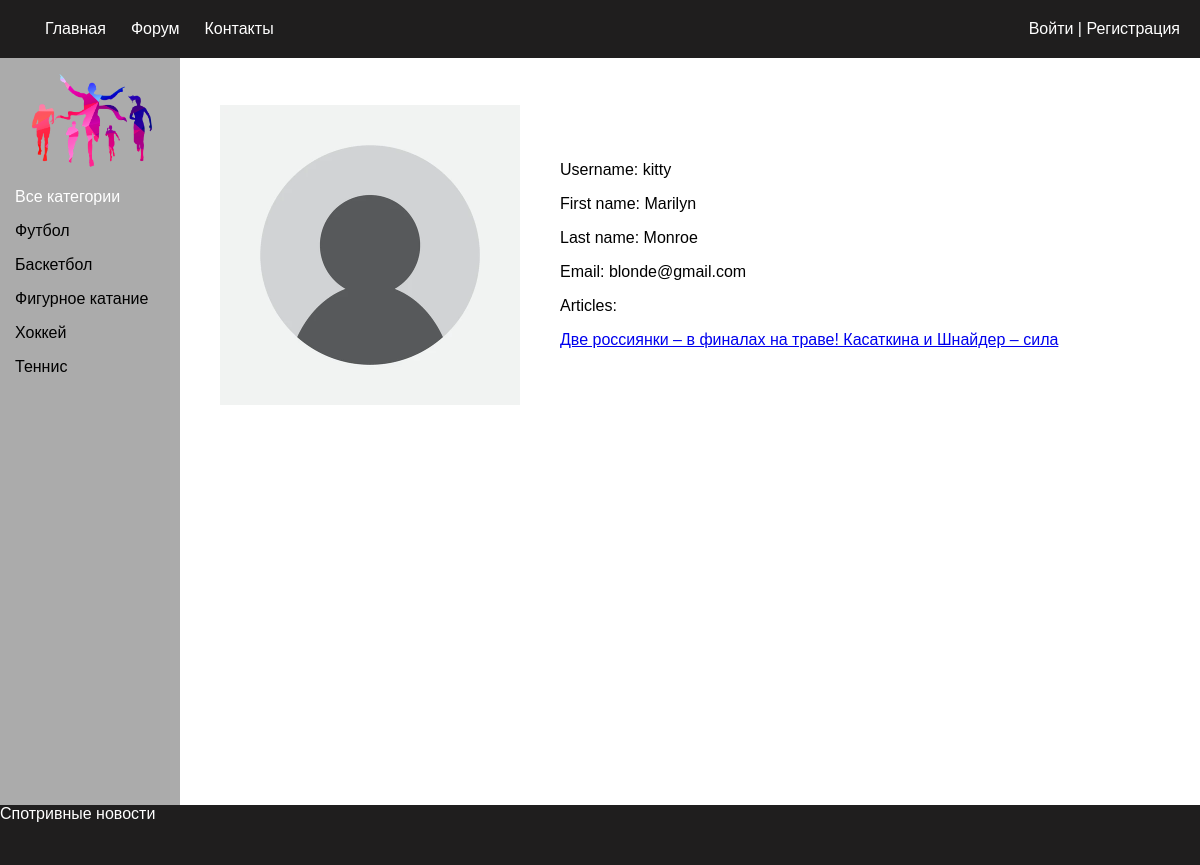
/user_profile/2/, run on the app's committed database.
### news/models.py (models this page shows, shortened)
class Categories(models.Model):
    title = models.CharField(max_length=255)
    slug = models.SlugField(max_length=250)
    def get_absolute_url(self):
        return reverse('category', kwargs={'cat_slug': self.slug})

class Article(models.Model):
    title = models.CharField(max_length=255, unique=True)
    text = models.TextField()
    image = models.ImageField(blank=True)
    date = models.DateField(auto_now_add=True)
    slug = models.SlugField(max_length=50, unique=True)
    author = models.ForeignKey(User, on_delete=models.CASCADE, null=True)
    category = models.ForeignKey('Categories', on_delete=models.CASCADE, null=True)

### news/views.py (the view)
# urls.py: path('user_profile/<int:user_pk>/', user_profile, name='user_profile'),
def user_profile(request, user_pk):
    cats = Categories.objects.all()
    user = User.objects.get(pk=user_pk)
    articles = Article.objects.filter(author=user)
    return render(request, 'news/user_profile.html', {'headers': headers, 'categories': cats, 'user': user, 'articles': articles})

### news/templates/news/user_profile.html (shortened to what this page needs)
{% extends 'news/base.html' %}
{% load static %}
{% block head %}
    <link rel="stylesheet" href="{% static 'css/main.css' %}">
    <link rel="stylesheet" href="{% static 'css/post.css' %}">
{% endblock %}
{% block body %}
    <div class="selection">
        <div class="user-profile">
            <div class="first-left-block">
                {% if user.image %}
                    <img src="{{ user.image.url }}" alt="User-image">
                {% else %}
                    <img src="/static/images/empty-avatar.webp" alt="empty-avatar">
                {% endif %}
            </div>
            <div class="right-block-with-data">
                <p>Username: {{ user.username }}</p>
                <p>First name: {{ user.first_name }}</p>
                <p>Last name: {{ user.last_name }}</p>
                <p>Email: {{ user.email }}</p>
                <p>Articles:
                    {% for article in articles %}
                        <p><a href="{% url 'post' article.pk %}">{{ article.title }}</a></p>
                    {% endfor %}
                </p>
            </div>
        </div>
    </div>
{% endblock %}

### news/templates/news/base.html (shortened to what this page needs)
<!DOCTYPE html>
<html lang="en">
<head>
    {% block head %}
    {% endblock %}
</head>
<body>
    <ul class="navigation-top">
        <div class="nav-top-left">
            {% for header in headers %}
            <li><a href="{% url header.url_name %}">{{ header.title }}</a></li>
            {% endfor %}
        </div>
        <div class="nav-top-right">
            {% if request.user.is_authenticated %}
            <li><a href="{% url 'self_user_profile' %}">{{ request.user.username }}</a> |
                <a href="{% url 'logout' %}">Выйти</a>
            </li>
            {% else %}
            <li>
                <a href="{% url 'login' %}">Войти</a> |
                <a href="{% url 'register' %}">Регистрация</a>
            </li>
            {% endif %}
        </div>
    </ul>
    <div class="page">
        <div class="navigation">
            <div class="navigation-in">
                <div class="box-nav">
                    <a class="main-logo" href="{% url 'main' %}">
                        <img src="/static/images/sport.png" alt="site-logo">
                    </a>
                    {% if cat_selected == None %}
                        <p class="cat-selected">Все категории</p>
                    {% else %}
                    <a class="category-text" href="{% url 'main' %}">Все категории</a>
                    {% endif %}
                    {% for cat in categories %}
                        {% if cat.slug == cat_selected %}
                            <p class="cat-selected">{{ cat.title }}</p>
                        {% else %}
                            <a class="category-text" href="{{ cat.get_absolute_url }}"><p>{{ cat.title }}</p></a>
                        {% endif %}
                    {% endfor %}
                </div>
            </div>
        </div>
        {% block body %}
        {% endblock %}
    </div>
    <footer>Спотривные новости</footer>
</body>
</html>

### news/static/css/main.css (style rules this page uses)
* { box-sizing: border-box; }
body { margin: 0px; padding: 0px; font-family:'Lucida Sans', 'Lucida Sans Regular', 'Lucida Grande', 'Lucida Sans Unicode', Geneva, Verdana, sans-serif }
.page { display: flex; position: relative; }
.navigation-top { top: 0; right: 0; left: 0; z-index: 100; margin: 0px; background-color: rgb(31, 30, 30); padding: 20px; display: flex; justify-content: space-between; list-style-type: none; position: fixed; width: 100%; }
.nav-top-left { display: flex; }
.nav-top-right { color: white; }
.navigation-top a { color: white; text-decoration: none; }
.nav-top-left a { margin-left: 25px; }
.navigation { padding-top: 63px; position: fixed; height: 100%; width: 15%; background-color: rgb(171, 171, 171); display: flex; flex-direction: column; }
.box-nav { margin-left: 15px; }
.box-nav a { display: inline; text-decoration: none; }
.selection { position: absolute; right: 0; top: 65px; width: 85vw; height: 100vh; }
.main-logo img { width: 95%; }
.category-text { color: black; }
.cat-selected { color: white; }
footer { background-color: rgb(31, 30, 30); color: white; position:fixed; left:0px; bottom:0px; height:60px; width:100%; }
.user-profile { display: flex; }
.first-left-block { margin: 40px; }
.first-left-block img { height: 300px; }
.right-block-with-data { margin-top: 80px }

### data on the page
Categories: title "Футбол"
Categories: title "Баскетбол"
Categories: title "Фигурное катание"
Categories: title "Хоккей"
Categories: title "Теннис"
Article: title "Две россиянки – в финалах на траве! Касаткина и Шнайдер – сила"

### other printed values
{{ header.title }} "Главная" "Форум" "Контакты"
{{ user.username }} "kitty"
{{ user.first_name }} "Marilyn"
{{ user.last_name }} "Monroe"
{{ user.email }} "blonde@gmail.com"
